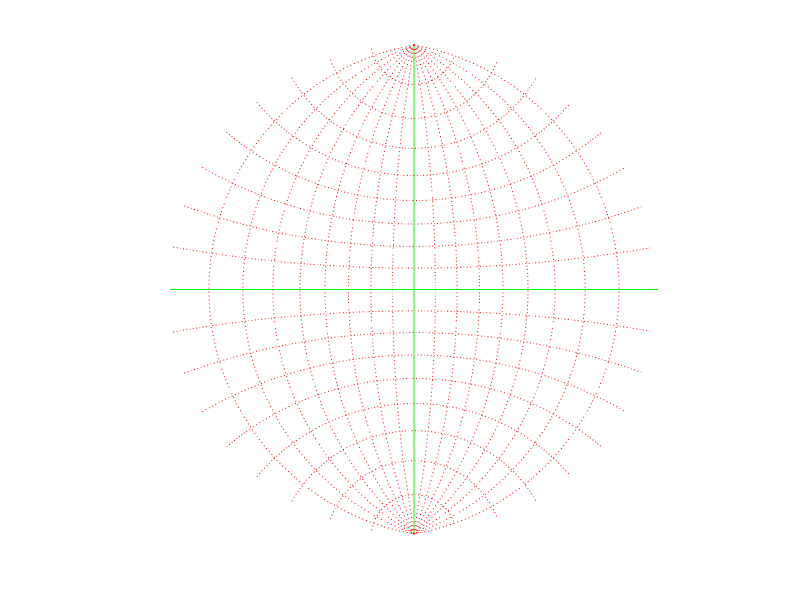

Recreate this plot in MATLAB.
%% Preparamos la plantilla de Wulff
% wulff -- Program for plotting a Wulff net
% to plot points, first calculate theta = pi*(90-azimuth)/180
% then rho = tan(pi*(90-dip)/360), and finally the components
% xp = rho*cos(theta) and yp = rho*cos(theta)
% Written by Gerry Middleton, November 1995
N = 50;
cx = cos(0:pi/N:2*pi);                           % points on circle
cy = sin(0:pi/N:2*pi);
xh = [-1 1];                                     % horizontal axis
yh = [0 0];
xv = [0 0];                                      % vertical axis
yv = [-1 1];
axis([-1 1 -1 1]);
axis('square');
plot(xh,yh,'-g',xv,yv,'-g');                     %plot green axes
axis off;
hold on;
plot(cx,cy,'-w');                                %plot white circle
psi = [0:pi/N:pi];
for i = 1:8                                      %plot great circles
   rdip = i*(pi/18);                             %at 10 deg intervals
   radip = atan(tan(rdip)*sin(psi));
   rproj = tan((pi/2 - radip)/2);
   x1 = rproj .* sin(psi);
   x2 = rproj .* (-sin(psi));
   y = rproj .* cos(psi);
   plot(x1,y,':r',x2,y,':r');
end
for i = 1:8                                     %plot small circles
   alpha = i*(pi/18);
   xlim = sin(alpha);
   ylim = cos(alpha);
   x = [-xlim:0.01:xlim];
   d = 1/cos(alpha);
   rd = d*sin(alpha);
   y0 = sqrt(rd*rd - (x .* x));
   y1 = d - y0;
   y2 = - d + y0;
   plot(x,y1,':r',x,y2,':r');
end
axis('square');
% limpiamos la casa
clear N cx cy xh yh xv yv psi i rdip radip rproj x1 x2 y alpha xlim ylim x d rd y0 y1 y2 